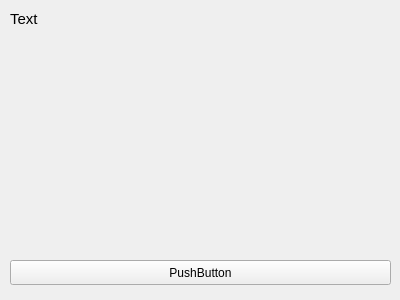
<?xml version="1.0" encoding="UTF-8"?>
<ui version="4.0">
 <class>MainWindow</class>
 <widget class="QMainWindow" name="MainWindow">
  <property name="geometry">
   <rect>
    <x>0</x>
    <y>0</y>
    <width>400</width>
    <height>300</height>
   </rect>
  </property>
  <property name="windowTitle">
   <string>Hello</string>
  </property>
  <widget class="QWidget" name="centralWidget">
   <widget class="QLabel" name="label">
    <property name="geometry">
     <rect>
      <x>10</x>
      <y>10</y>
      <width>381</width>
      <height>17</height>
     </rect>
    </property>
    <property name="font">
     <font>
      <pointsize>11</pointsize>
     </font>
    </property>
    <property name="accessibleName">
     <string>label1</string>
    </property>
    <property name="text">
     <string>Text</string>
    </property>
    <property name="scaledContents">
     <bool>true</bool>
    </property>
   </widget>
   <widget class="QPushButton" name="pushButton">
    <property name="geometry">
     <rect>
      <x>10</x>
      <y>260</y>
      <width>381</width>
      <height>25</height>
     </rect>
    </property>
    <property name="text">
     <string>PushButton</string>
    </property>
   </widget>
  </widget>
 </widget>
 <layoutdefault spacing="6" margin="11"/>
 <resources/>
 <connections/>
</ui>
